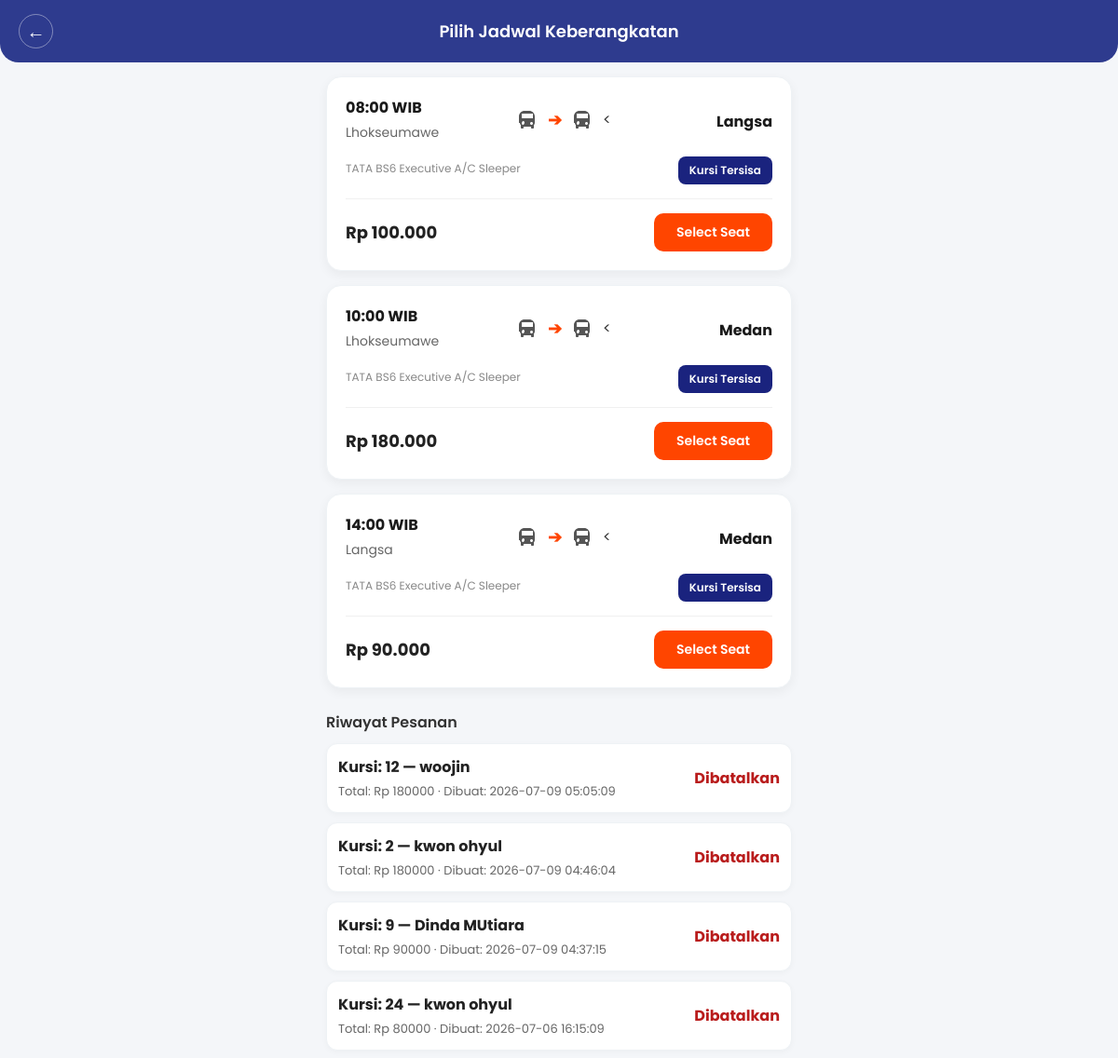
The page /jadwal (signed in, upper part) on the database as committed earlier.
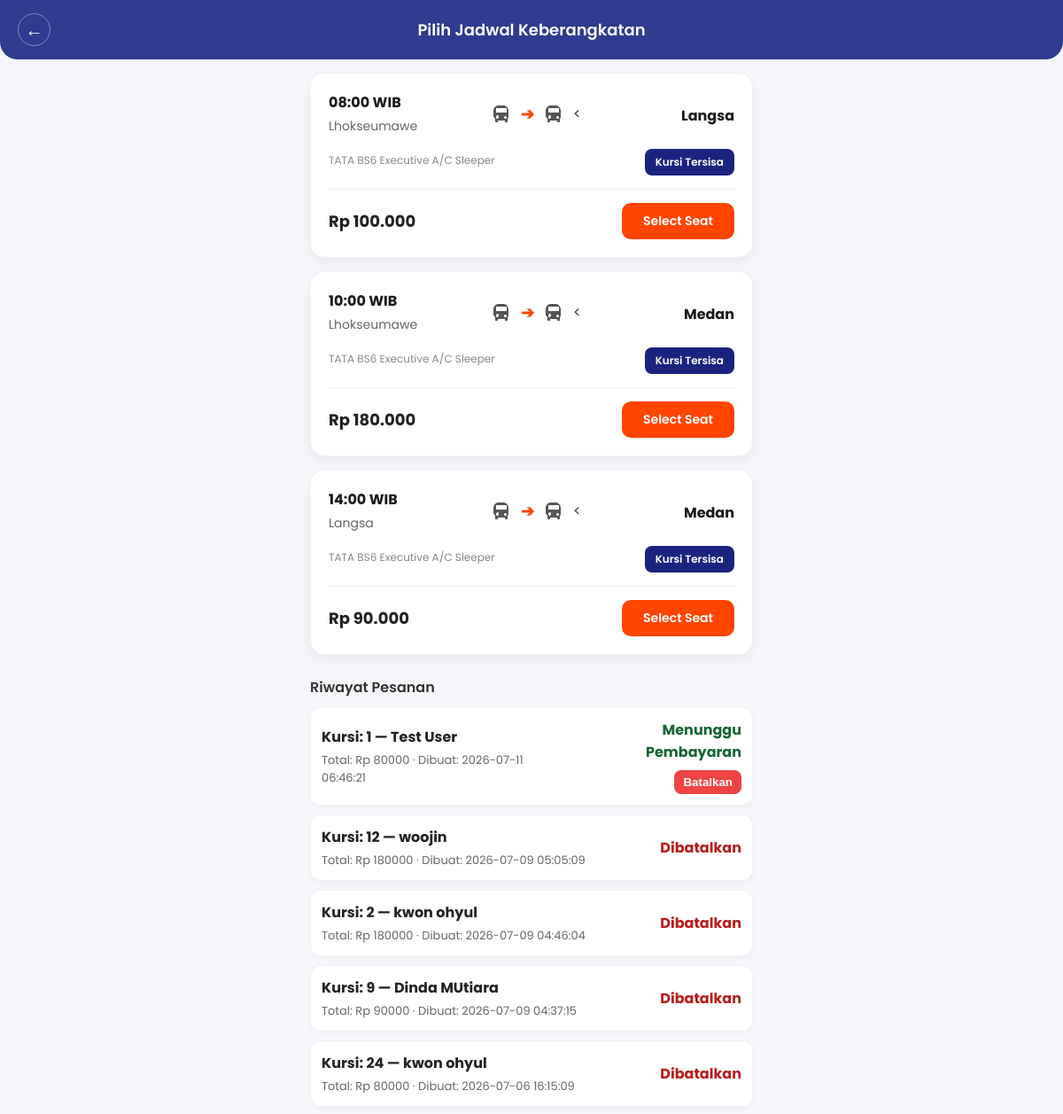
The same page on the database as committed later.
### tables this page shows
CREATE TABLE jadwal (
                id INTEGER PRIMARY KEY AUTOINCREMENT,
                asal TEXT,
                tujuan TEXT,
                jam TEXT,
                harga INTEGER
            );

CREATE TABLE pesanan (
                id INTEGER PRIMARY KEY AUTOINCREMENT,
                penumpang_id INTEGER,
                jadwal_id INTEGER,
                nomor_bangku TEXT,
                nama_penumpang TEXT,
                nik TEXT,
                jenis_kelamin TEXT,
                metode_bayar TEXT,
                potongan INTEGER,
                total_bayar INTEGER,
                status TEXT,
                created_at TIMESTAMP DEFAULT CURRENT_TIMESTAMP
            );

### app.py (the view)
@app.route('/jadwal')
def jadwal():
    if 'user_id' not in session:
        return redirect(url_for('login'))
    with get_db_connection() as conn:
        cursor = conn.cursor()
        cursor.execute("SELECT * FROM jadwal")
        list_jadwal = cursor.fetchall()
        cursor.execute(
            """
            SELECT id, nomor_bangku, nama_penumpang, total_bayar, status, created_at
            FROM pesanan
            WHERE penumpang_id = ?
            ORDER BY id DESC
            """,
            (session['user_id'],),
        )
        riwayat_pesanan = cursor.fetchall()
    return render_template('jadwal.html', list_jadwal=list_jadwal, riwayat_pesanan=riwayat_pesanan)

### app.py (called while the page is built)
def get_db_connection():
    conn = sqlite3.connect(DB_PATH)
    return conn

### templates/jadwal.html (shortened to what this page needs)
<!DOCTYPE html>
<html lang="id">
<head>
</head>
<body>
    <div class="app-header">
        <a href="/" class="back-btn">←</a>
        <h1 class="header-title">Pilih Jadwal Keberangkatan</h1>
    </div>
    <div class="container">
{% for j in list_jadwal %}
<div class="schedule-card">
    <div class="route-row">
        <div class="location-block">
            <p class="time">{{ j[3] }}</p>
            <p class="city">{{ j[1] }}</p>
        </div>
        <div class="bus-indicator">
            <span>➔</span>
        </div>
        <<div class="location-block destination">
    <p class="city" style="font-size: 16px; font-weight: 700; color: #1a1a1a;">{{ j[2] }}</p>
</div>
    </div>
    <div class="detail-row">
        <div class="bus-info">
            <p class="bus-class">TATA BS6 Executive A/C Sleeper</p>
        </div>
        <div class="seats-badge">
            {{ j[7] }} Kursi Tersisa
        </div>
    </div>
    <hr class="divider">
<div class="action-row">
    <div class="price-tag">
        Rp {{ "{:,.0f}".format(j[4]).replace(',', '.') }}
    </div>
    <a href="/pilih_bangku/{{ j[0] }}" class="select-btn">Select Seat</a>
</div>
</div>
{% endfor %}
    <div style="margin-top:24px;">
        <h2 style="font-size:16px;margin:0 0 10px 0;color:#333;font-weight:600;">Riwayat Pesanan</h2>
        {% if riwayat_pesanan and riwayat_pesanan|length > 0 %}
            {% for r in riwayat_pesanan %}
                <div style="background:#fff;border-radius:12px;padding:12px;margin-bottom:10px;border:1px solid #eef2f5;box-shadow:0 2px 6px rgba(0,0,0,0.03);">
                    <div style="display:flex;justify-content:space-between;align-items:center;">
                        <div>
                            <div style="font-weight:700;color:#222;">Kursi: {{ r[1] }} — {{ r[2] }}</div>
                            <div style="font-size:13px;color:#666;margin-top:4px;">Total: Rp {{ r[3] }} · Dibuat: {{ r[5] }}</div>
                        </div>
                        <div style="text-align:right;">
                            {% if r[4] == 'Dibatalkan' %}
                                <div style="color:#b91c1c;font-weight:700;">{{ r[4] }}</div>
                            {% else %}
                                <div style="color:#166534;font-weight:700;">{{ r[4] }}</div>
                            {% endif %}
                            {% if r[4] != 'Dibatalkan' %}
                                <form method="post" action="/batal_pesanan/{{ r[0] }}" style="margin-top:8px;">
                                    <button type="submit" style="background:#ef4444;color:#fff;border:none;padding:6px 10px;border-radius:8px;font-weight:600;cursor:pointer;">Batalkan</button>
                                </form>
                            {% endif %}
                        </div>
                    </div>
                </div>
            {% endfor %}
        {% else %}
            <div style="color:#666">Belum ada riwayat pesanan.</div>
        {% endif %}
    </div>
    </div>
</body>
</html>

Rows that differ between the two databases and show on the page:
added pesanan: nomor_bangku "1", nama_penumpang "Test User", total_bayar "80000", created_at "2026-07-11 06:46:21", status "Menunggu Pembayaran"
